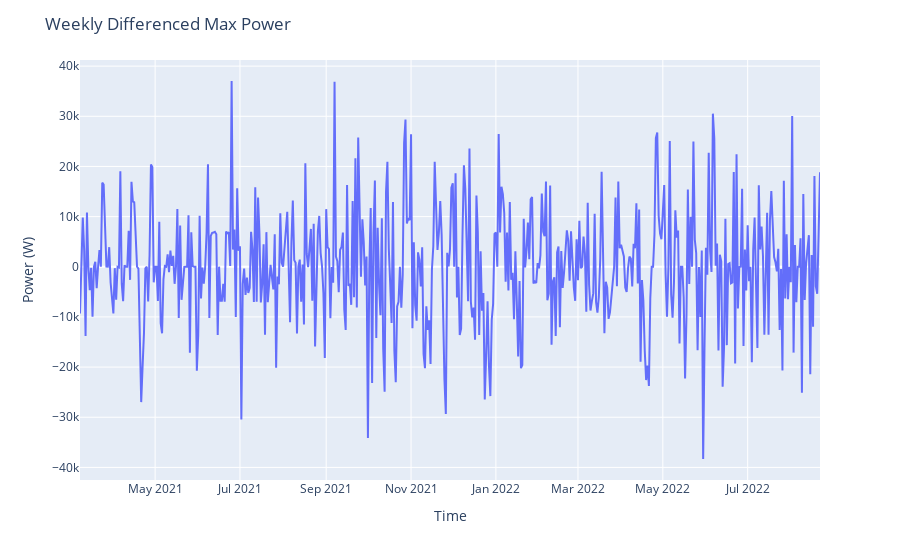

Here is the notebook cell this chart was saved with:
### Markdown cell above
Our data is weekly seasonal, so it is important to remove this seasonality before preceding. One method to remove seasonality is differencing, where each datapoint is subtracted from its last seasonal datapoint. Formally :

$Y_t^{'} = Y_t - Y_{t-7}$

Each datapoint is the difference between that day and the previous week's same day. Note that we will have 7 fewer datapoints in the differenced time series, as we cannot calculate a difference for the first 7 observations.

### Code cell
fig = px.line(data_frame = df_24h_ts["max_power"], x = df_24h_ts["max_power"].diff(periods = 7).dropna().index, 
              y = df_24h_ts["max_power"].diff(periods = 7).dropna())
fig.update_layout(title = "Weekly Differenced Max Power", xaxis_title = "Time", yaxis_title = "Power (W)")
fig.show()

### Figure 1 — Plotly figure (JSON) as saved in the notebook; plotly's stock layout.template omitted (floating-point values rounded to 4 significant figures; data arrays with more than 128 entries replaced by an {"elided": "..."} marker saying what was removed)
{"data": [{"hovertemplate": "x=%{x}<br>y=%{y}<extra></extra>", "legendgroup": "", "line": {"color": "#636efa", "dash": "solid"}, "marker": {"symbol": "circle"}, "mode": "lines", "name": "", "orientation": "v", "showlegend": false, "type": "scatter", "x": {"elided": "533 str values"}, "xaxis": "x", "y": {"elided": "533 int values"}, "yaxis": "y"}], "layout": {"autosize": true, "legend": {"tracegroupgap": 0}, "margin": {"t": 60}, "title": {"text": "Weekly Differenced Max Power"}, "xaxis": {"anchor": "y", "autorange": true, "domain": [0, 1], "range": ["2021-03-08", "2022-08-22"], "title": {"text": "Time"}, "type": "date"}, "yaxis": {"anchor": "x", "autorange": true, "domain": [0, 1], "range": [-42510.0, 41220.0], "title": {"text": "Power (W)"}, "type": "linear"}}}
